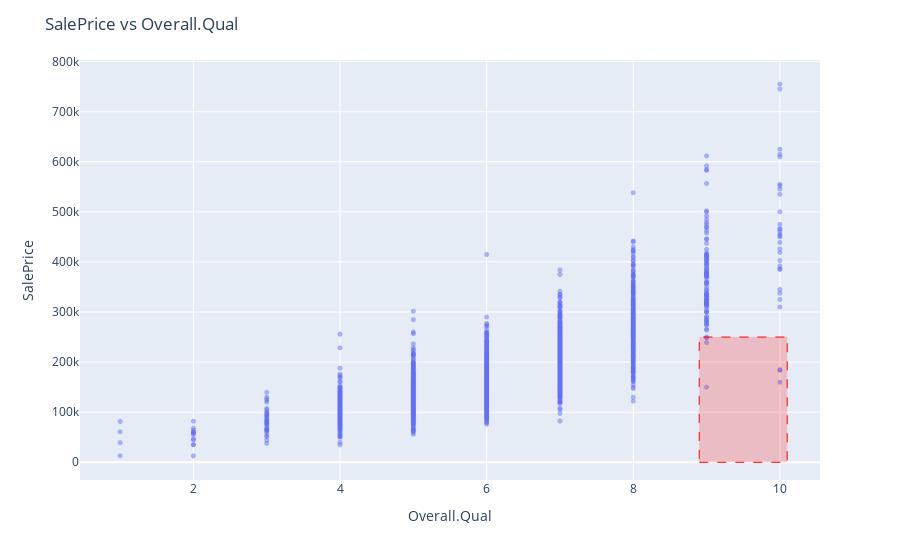

Notebook code for this chart:
### Code cell
fig = px.scatter(df, x='Overall.Qual', y='SalePrice')
fig.update_traces(marker=dict(size=5, opacity=0.5))
fig.update_layout(title='SalePrice vs Overall.Qual',
                  xaxis_title='Overall.Qual',
                  yaxis_title='SalePrice')

# plot square at 200k 
fig.add_shape(type="rect",
                x0=8.9, y0=0, x1=10.1, y1=250000,
                line=dict(color="red", width=1, dash="dash"),
                fillcolor="rgba(255, 0, 0, 0.2)")

fig.show()

### Figure 1 — Plotly figure (JSON) as saved in the notebook; plotly's stock layout.template omitted (floating-point values rounded to 4 significant figures; data arrays with more than 128 entries replaced by an {"elided": "..."} marker saying what was removed)
{"data": [{"hovertemplate": "Overall.Qual=%{x}<br>SalePrice=%{y}<extra></extra>", "legendgroup": "", "marker": {"color": "#636efa", "opacity": 0.5, "size": 5, "symbol": "circle"}, "mode": "markers", "name": "", "showlegend": false, "type": "scattergl", "x": {"elided": "2930 int values"}, "xaxis": "x", "y": {"elided": "2930 int values"}, "yaxis": "y"}], "layout": {"legend": {"tracegroupgap": 0}, "margin": {"t": 60}, "shapes": [{"fillcolor": "rgba(255, 0, 0, 0.2)", "line": {"color": "red", "dash": "dash", "width": 1}, "type": "rect", "x0": 8.9, "x1": 10.1, "y0": 0, "y1": 250000}], "title": {"text": "SalePrice vs Overall.Qual"}, "xaxis": {"anchor": "y", "domain": [0, 1], "title": {"text": "Overall.Qual"}}, "yaxis": {"anchor": "x", "domain": [0, 1], "title": {"text": "SalePrice"}}}}
